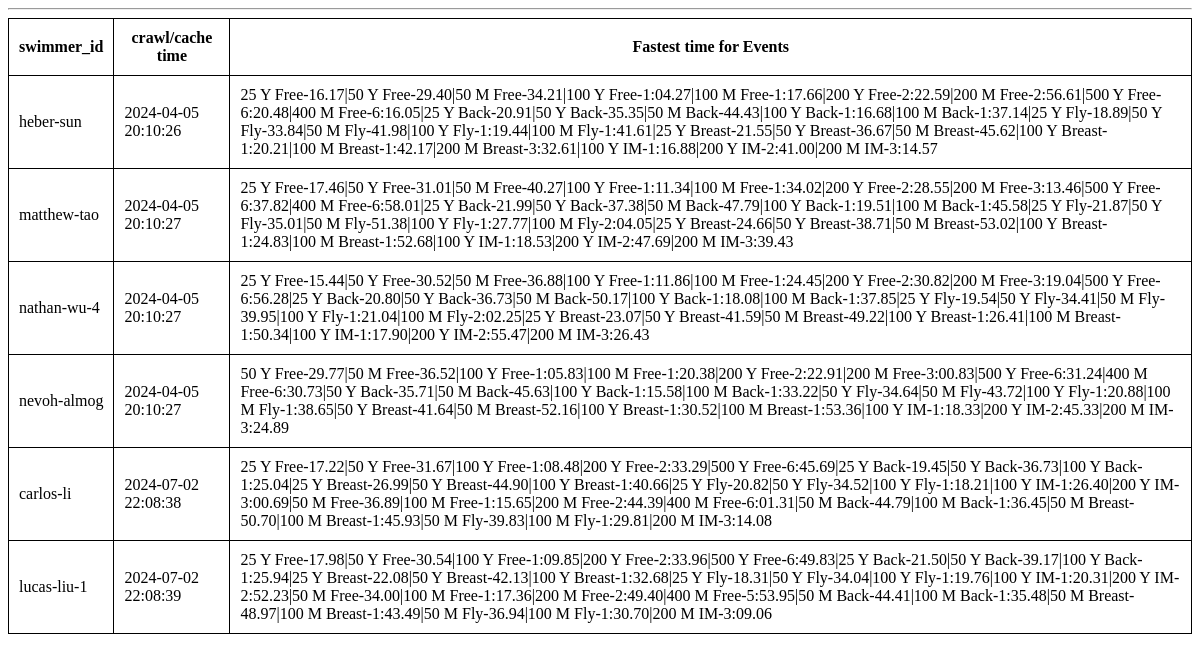
/testdb/, run on an earlier commit of the app's database.
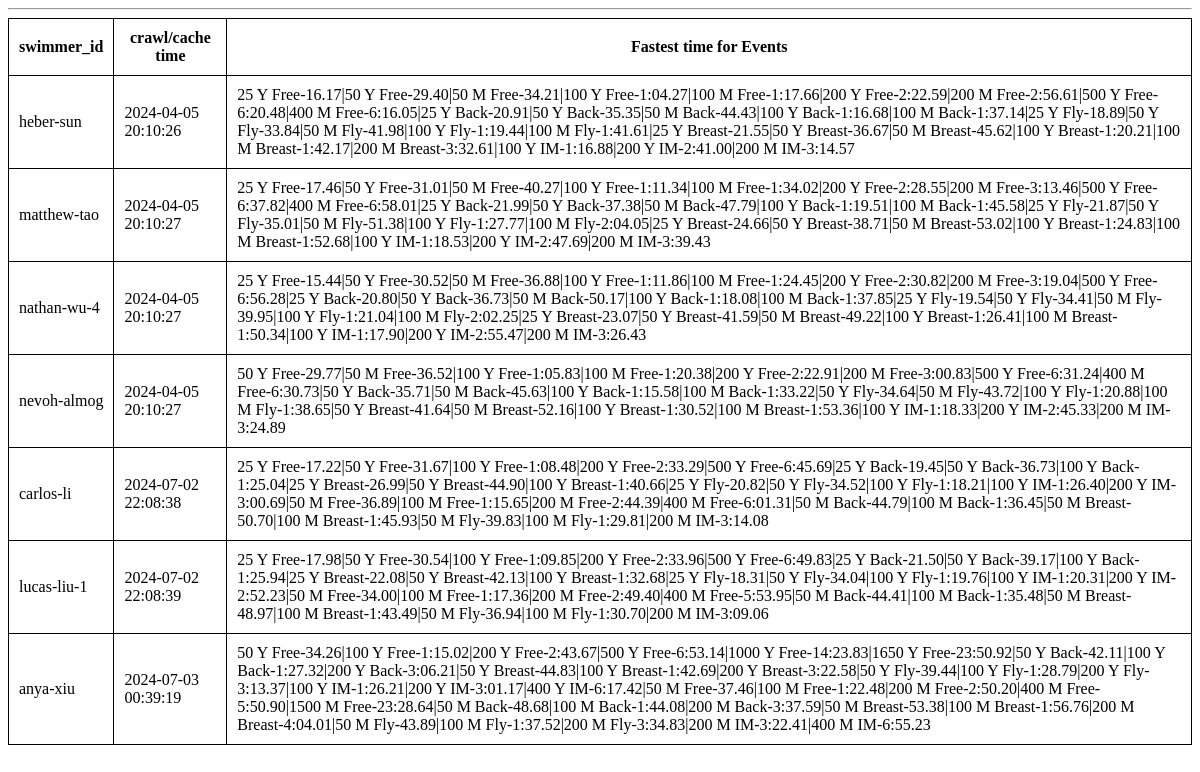
And on a later commit of the database.
### tables this page shows
CREATE TABLE swimmers (
    id TEXT PRIMARY KEY,
    fastest_time TEXT NOT NULL,
    crawl_date TIMESTAMP NOT NULL DEFAULT CURRENT_TIMESTAMP
);

### app.py (the view)
@app.route('/cache/')
@app.route('/cachedb/')
@app.route('/dbcache/')
@app.route('/db/')
@app.route('/testdb/')
def testdb():
  conn = sqlite3.connect('swimmers.db')
  conn.row_factory = sqlite3.Row
  swimmers = conn.execute('SELECT * FROM swimmers').fetchall()
  conn.close()
  return render_template('testdb.html', swimmers=swimmers)

### app.py (called while the page is built)
@app.context_processor
def utility_processor_compare_time():
    def compare_time(time1: str, time2: str) -> bool:
      if time1 == '' or time2 == '': return False
      try:
        timeint1 = int(time1.replace(':','').replace('.',''))
        timeint2 = int(time2.replace(':','').replace('.',''))
      except ValueError:
        return False
      return timeint1 < timeint2
    return dict(compare_time=compare_time)

@app.context_processor
def utility_processor_national_time_tool_tip():
    def national_time_tool_tip(timemap:dict, event:str) -> str:
      res = ''
      for standard, map in timemap.items():
        for event_name, time in map.items():
          if event_name == event and time:
            standard = standard.rjust(4, '\u00A0')
            res += f'{standard}:\u00A0{time}\u000A'
      return res.strip()
    return dict(national_time_tool_tip=national_time_tool_tip)

### templates/testdb.html (shortened to what this page needs)
<!DOCTYPE html>
<html lang="en">
<head>
</head>
<body>
    <hr>
    <div class="content">
      {% block content %}
      <table>
      <tr><th>swimmer_id</th><th>crawl/cache time</th><th>Fastest time for Events</th></tr>
      {% for swimmer in swimmers %}
        <tr>
          <td>{{ swimmer['id'] }} </td> <td>{{ swimmer['crawl_date'] }} </td> <td>{{ swimmer['fastest_time'] }} </td>
        </tr>
      {% endfor %}
      </table>
      {% endblock %}
    </div>
</body>
</html>

### templates/testdb.html (style rules this page uses)
table, th, td { border: 1px solid black; border-collapse: collapse; padding: 10px; }

What changed in the data, as far as the page shows it:
added swimmers: id "anya-xiu", crawl_date "2024-07-03 00:39:19", fastest_time "50 Y Free-34.26|100 Y Free-1:15.02|200 Y Free-2:43.67|500 Y Free-6:53.14|1000 Y Free-14:23.83|1650 Y Free-23:50.92|50 Y Back-42.11|100 Y Back-1:27.32|200 Y Back-3:06.21|50 Y Breast-44.83|100 Y Breast-1:42.69|200 Y Breast-3:22.58|50 Y Fly-39.44|100 Y Fly-1:28.79|200 Y Fly-3:13.37|100 Y IM-1:26.21|200 Y IM-3:01.17|400 Y IM-6:17.42|50 M Free-37.46|100 M Free-1:22.48|200 M Free-2:50.20|400 M Free-5:50.90|1500 M Free-23:28.64|50 M Back-48.68|100 M Back-1:44.08|200 M Back-3:37.59|50 M Breast-53.38|100 M Breast-1:56.76|200 M Breast-4:04.01|50 M Fly-43.89|100 M Fly-1:37.52|200 M Fly-3:34.83|200 M IM-3:22.41|400 M IM-6:55.23"
